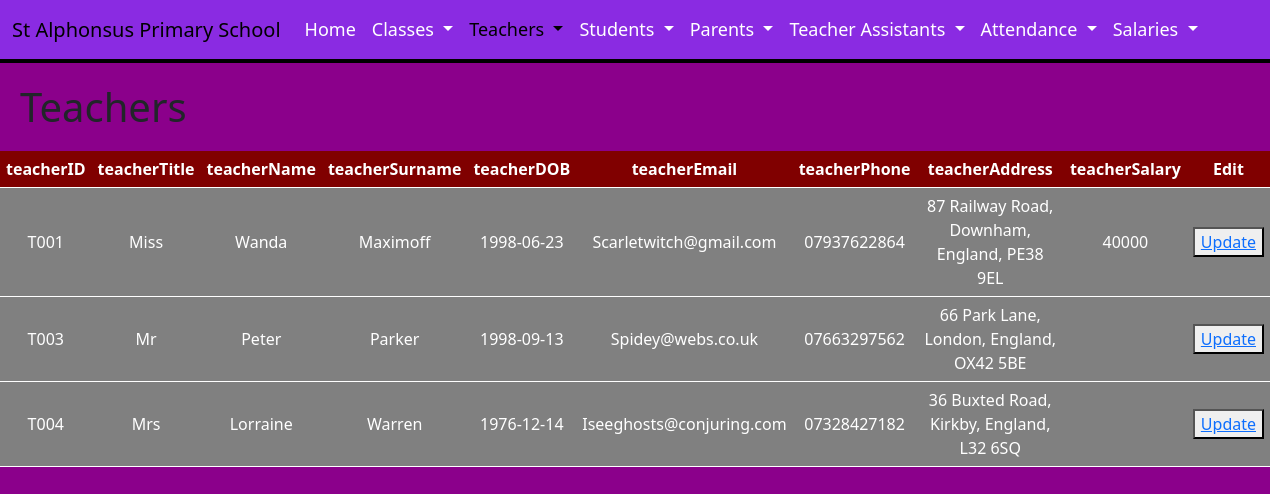
The app's page /DigitalWebsite/EditTeacherHTML.php, older data.
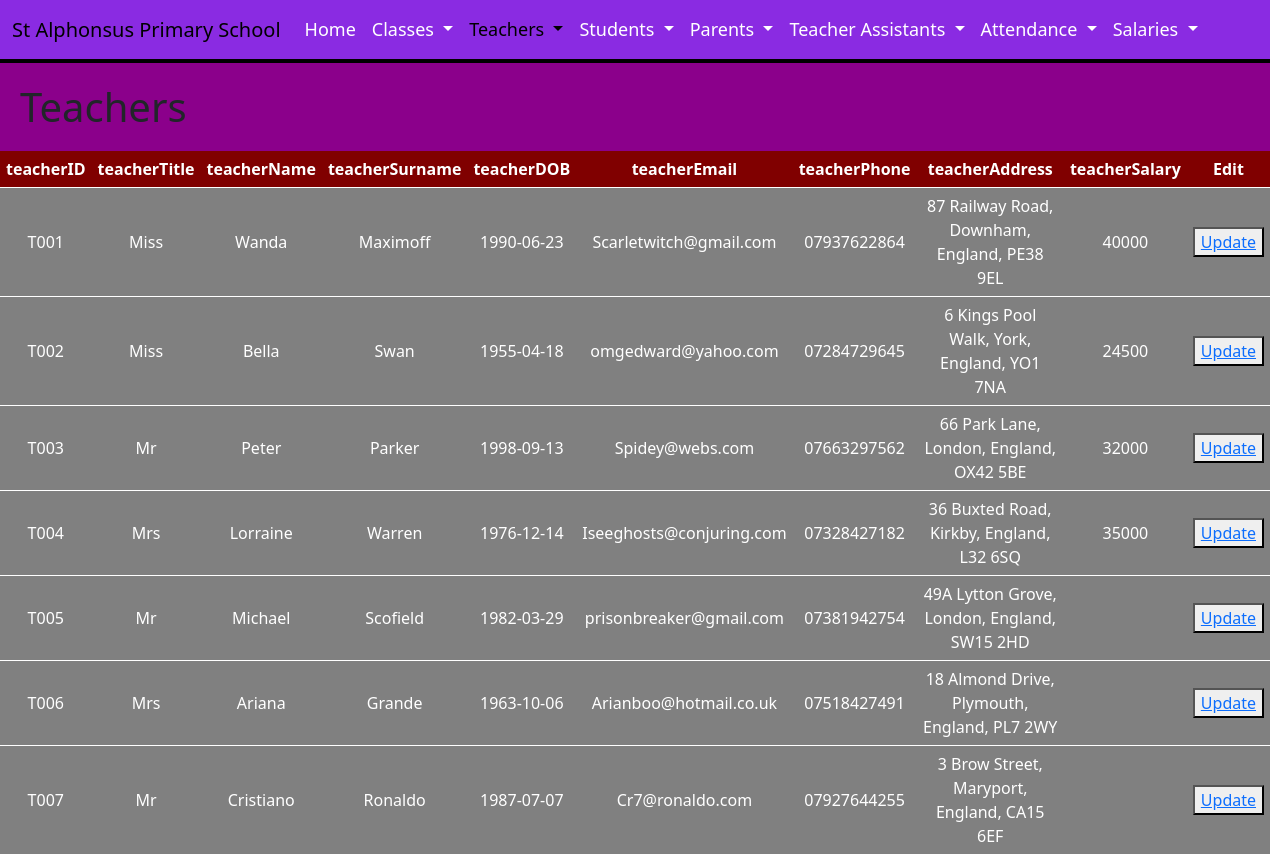
The same page, newer data.
### tables this page shows
CREATE TABLE `teachers` (
  `teacherID` varchar(50) NOT NULL,
  `teacherTitle` varchar(50) DEFAULT NULL,
  `teacherName` varchar(50) DEFAULT NULL,
  `teacherSurname` varchar(50) DEFAULT NULL,
  `teacherDOB` date DEFAULT NULL,
  `teacherEmail` varchar(100) DEFAULT NULL,
  `teacherPhone` varchar(50) DEFAULT NULL,
  `teacherAddress` varchar(100) DEFAULT NULL,
  `teacherSalary` decimal(10,0) DEFAULT NULL
);

### DigitalWebsite/EditTeacherHTML.php (the view, shortened to what this page needs)
<!DOCTYPE html>
  <html lang="en">
    <head>
      <link href="https://cdn.jsdelivr.net/npm/bootstrap@5.3.2/dist/css/bootstrap.min.css" rel="stylesheet">
    </head>
    <body>
      <nav class="navbar navbar-expand-lg bg-maroon">
        <div class="container-fluid">
          <a class="navbar-brand" href="index.html">St Alphonsus Primary School</a>
          <div class="collapse navbar-collapse" id="navbarNavDropdown">
            <ul class="navbar-nav">
              <li class="nav-item">
                <a class="nav-link" href="index.html">Home</a>
              </li>
              <li class="nav-item dropdown">
                <a class="nav-link dropdown-toggle" href="#" role="button" data-bs-toggle="dropdown" aria-expanded="false">
                  Classes
                </a>
              </li>
              <li class="nav-item dropdown">
                <a class="nav-link dropdown-toggle active" href="#" role="button" data-bs-toggle="dropdown" aria-expanded="false">
                  Teachers
                </a>
              </li>
              <li class="nav-item dropdown">
                <a class="nav-link dropdown-toggle" href="#" role="button" data-bs-toggle="dropdown" aria-expanded="false">
                  Students
                </a>
              </li>
              <li class="nav-item dropdown">
                <a class="nav-link dropdown-toggle" href="#" role="button" data-bs-toggle="dropdown" aria-expanded="false">
                  Parents
                </a>
              </li>
              <li class="nav-item dropdown">
                <a class="nav-link dropdown-toggle" href="#" role="button" data-bs-toggle="dropdown" aria-expanded="false">
                  Teacher Assistants
                </a>
              </li>
              <li class="nav-item dropdown">
                <a class="nav-link dropdown-toggle" href="#" role="button" data-bs-toggle="dropdown" aria-expanded="false">
                  Attendance
                </a>
              </li>
              <li class="nav-item dropdown">
                <a class="nav-link dropdown-toggle" href="#" role="button" data-bs-toggle="dropdown" aria-expanded="false">
                  Salaries
                </a>
              </li>
            </ul>
          </div>
        </div>
      </nav>
      <h1>Teachers</h1>
      <table>
        <tr>
        <th>teacherID</th>
        <th>teacherTitle</th>
        <th>teacherName</th>
        <th>teacherSurname</th>
        <th>teacherDOB</th>
        <th>teacherEmail</th>
        <th>teacherPhone</th>
        <th>teacherAddress</th>
        <th>teacherSalary</th>
        <th>Edit</th>
        </tr>
        <?php
          $servername = "127.0.0.1";
          $username = "root";
          $password = "";
          $database = "school";
          $conn = new mysqli($servername, $username, $password, $database);
          $query = "SELECT teacherID, teacherTitle, teacherName, teacherSurname,
          teacherDOB, teacherEmail, teacherPhone, teacherAddress, teacherSalary FROM teachers";
          $result = mysqli_query($conn, $query);
          while ($row = mysqli_fetch_assoc($result)) {
              echo "<tr>";
              echo "<td>" . $row['teacherID'] . "</td>";
              echo "<td>" . $row['teacherTitle'] . "</td>";
              echo "<td>" . $row['teacherName'] . "</td>";
              echo "<td>" . $row['teacherSurname'] . "</td>";
              echo "<td>" . $row['teacherDOB'] . "</td>";
              echo "<td>" . $row['teacherEmail'] . "</td>";
              echo "<td>" . $row['teacherPhone'] . "</td>";
              echo "<td>" . $row['teacherAddress'] . "</td>";
              echo "<td>" . $row['teacherSalary'] . "</td>";
              echo "<td> <button><a href='EditTeacherUpdate.php?id=".$row['teacherID']."'>Update</a></button> </td>";
              echo "</tr>";
          }
        ?>
      </table>
    </body>
</html>

Row changes from the older to the newer data that the page shows:
changed teachers "Wanda": teacherDOB "1998-06-23" → "1990-06-23"
added teachers: teacherID "T002", teacherTitle "Miss", teacherName "Bella", teacherSurname "Swan", teacherDOB "1955-04-18", teacherEmail "omgedward@yahoo.com", teacherPhone "07284729645", teacherAddress "6 Kings Pool Walk, York, England, YO1 7NA", teacherSalary "24500"
changed teachers "Peter": teacherEmail "Spidey@webs.co.uk" → "Spidey@webs.com"; teacherSalary (not shown) → "32000"
changed teachers "Lorraine": teacherSalary (not shown) → "35000"
added teachers: teacherID "T005", teacherTitle "Mr", teacherName "Michael", teacherSurname "Scofield", teacherDOB "1982-03-29", teacherEmail "prisonbreaker@gmail.com", teacherPhone "07381942754", teacherAddress "49A Lytton Grove, London, England, SW15 2HD"
added teachers: teacherID "T006", teacherTitle "Mrs", teacherName "Ariana", teacherSurname "Grande", teacherDOB "1963-10-06", teacherEmail "Arianboo@hotmail.co.uk", teacherPhone "07518427491", teacherAddress "18 Almond Drive, Plymouth, England, PL7 2WY"
added teachers: teacherID "T007", teacherTitle "Mr", teacherName "Cristiano", teacherSurname "Ronaldo", teacherDOB "1987-07-07", teacherEmail "Cr7@ronaldo.com", teacherPhone "07927644255", teacherAddress "3 Brow Street, Maryport, England, CA15 6EF"
